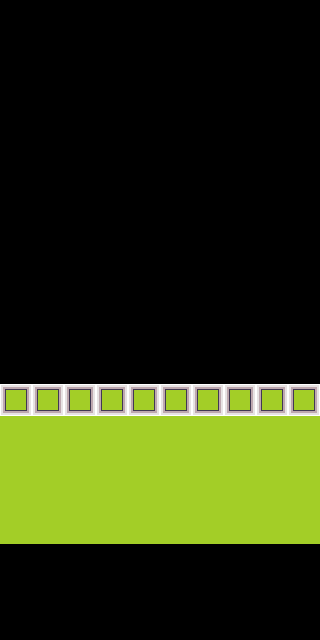

A level layout from a 2D game, rendered from its tile map. Below: a short description, then the map file with its tile-grid data intact:
An orthogonal 10x20 tile map with 32x32 px tiles, 1 tile layer (Tile Layer 1).

<map version="1.0" orientation="orthogonal" renderorder="left-down" width="10" height="20" tilewidth="32" tileheight="32" nextobjectid="1">
 <properties>
  <property name="MaxY" value="11" />
  <property name="RightExitMaxY" value="11" />
 </properties>
 <tileset firstgid="1" name="Tileset" tilewidth="32" tileheight="32">
  <image source="../TiledTileset.png" trans="ff00ff" width="320" height="96" />
 </tileset>
 <layer name="Tile Layer 1" width="10" height="20">
  <data encoding="csv">
0,0,0,0,0,0,0,0,0,0,
0,0,0,0,0,0,0,0,0,0,
0,0,0,0,0,0,0,0,0,0,
0,0,0,0,0,0,0,0,0,0,
0,0,0,0,0,0,0,0,0,0,
0,0,0,0,0,0,0,0,0,0,
0,0,0,0,0,0,0,0,0,0,
0,0,0,0,0,0,0,0,0,0,
0,0,0,0,0,0,0,0,0,0,
0,0,0,0,0,0,0,0,0,0,
0,0,0,0,0,0,0,0,0,0,
0,0,0,0,0,0,0,0,0,0,
12,12,12,12,12,12,12,12,12,12,
11,11,11,11,11,11,11,11,11,11,
11,11,11,11,11,11,11,11,11,11,
11,11,11,11,11,11,11,11,11,11,
11,11,11,11,11,11,11,11,11,11,
1,1,1,1,1,1,1,1,1,1,
0,0,0,0,0,0,0,0,0,0,
0,0,0,0,0,0,0,0,0,0
</data>
 </layer>
</map>